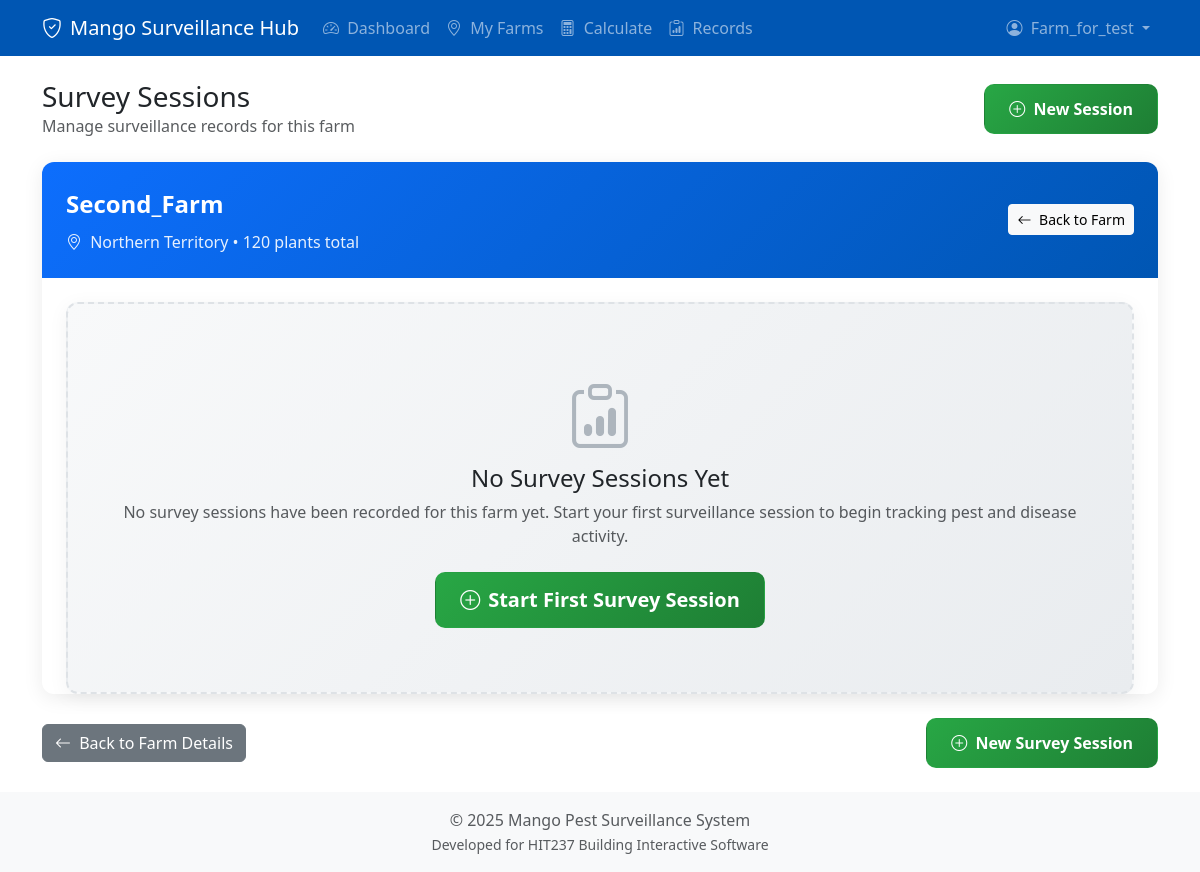
The page /farms/2/sessions/ (signed in) on the database its author committed.
### core/models.py (models this page shows, shortened)
class Farm(models.Model):
    owner = models.ForeignKey(Grower, on_delete=models.CASCADE, related_name='farms', db_index=True)
    name = models.CharField(max_length=100, db_index=True)
    region = models.ForeignKey(Region, on_delete=models.SET_NULL, null=True, blank=True, related_name='farms')
    size_hectares = models.DecimalField(max_digits=10, decimal_places=2, null=True, blank=True)
    stocking_rate = models.IntegerField(null=True, blank=True)
    plant_type = models.ForeignKey(PlantType, on_delete=models.SET_NULL, null=True, blank=True, related_name='farms')
    geoscape_address_id = models.CharField(max_length=50, blank=True, null=True, unique=True, db_index=True)
    formatted_address = models.CharField(max_length=500, blank=True, null=True)
    boundary = models.JSONField(null=True, blank=True)
    class Meta:
        ordering = ['name']
        indexes = [
            models.Index(fields=['name']),
            models.Index(fields=['owner']),
            models.Index(fields=['plant_type']),
            models.Index(fields=['region']),
            models.Index(fields=['geoscape_address_id']),
        ]
    def total_plants(self):
        if self.size_hectares is None or self.stocking_rate is None:
            return None
        return int(float(self.size_hectares) * self.stocking_rate)

class Region(models.Model):
    name = models.CharField(max_length=100, unique=True)
    climate_zone = models.CharField(max_length=50, blank=True, null=True)
    state_abbreviation = models.CharField(
        max_length=3,
        blank=True,
        null=True,
        help_text="State/Territory abbreviation (e.g., NT, QLD, WA)"
    )

### core/views.py (the view)
# urls.py: path('farms/<int:farm_id>/sessions/', views.survey_session_list_view, name='survey_session_list'),
@login_required
def survey_session_list_view(request, farm_id):
    farm = get_object_or_404(Farm, id=farm_id, owner=request.user.grower_profile)
    sessions = SurveySession.objects.filter(farm=farm).annotate(
        observation_count=Count('observations', filter=models.Q(observations__status='completed'))
    ).order_by('-start_time')
    context = {
        'farm': farm,
        'sessions': sessions,
    }
    return render(request, 'core/survey_session_list.html', context)

### core/templates/core/survey_session_list.html (shortened to what this page needs)
{% extends 'core/base.html' %}
{% block content %}
<div class="d-flex justify-content-between align-items-center mb-4">
    <div>
        <h3 class="mb-0">Survey Sessions</h3>
        <p class="text-muted mb-0">Manage surveillance records for this farm</p>
    </div>
    <a href="{% url 'core:start_survey_session' farm.id %}" class="btn btn-new-session">
        <i class="bi bi-plus-circle me-1"></i> New Session
    </a>
</div>
<div class="sessions-card">
    <div class="farm-info-header">
        <div class="d-flex justify-content-between align-items-center">
            <div>
                <div class="farm-title">{{ farm.name }}</div>
                <div class="farm-subtitle">
                    <i class="bi bi-geo-alt me-1"></i>
                    {{ farm.region.name|default:"No region set" }} •
                    {{ farm.total_plants|default:"?" }} plants total
                </div>
            </div>
            <div class="text-end">
                <a href="{% url 'core:farm_detail' farm.id %}" class="btn btn-light btn-sm">
                    <i class="bi bi-arrow-left me-1"></i> Back to Farm
                </a>
            </div>
        </div>
    </div>
    <div class="card-body p-0">
        {% if sessions %}
            <div class="d-none d-md-block p-4">
                <div class="table-responsive">
                    <table class="table sessions-table mb-0">
                        <thead>
                            <tr>
                                <th><i class="bi bi-calendar3 me-1"></i>Session Date</th>
                                <th><i class="bi bi-clock me-1"></i>Duration</th>
                                <th><i class="bi bi-binoculars me-1"></i>Observations</th>
                                <th><i class="bi bi-person me-1"></i>Surveyor</th>
                                <th class="text-end"><i class="bi bi-gear me-1"></i>Actions</th>
                            </tr>
                        </thead>
                        <tbody>
                            {% for session in sessions %}
                                <tr>
                                    <td>
                                        <div class="fw-bold">{{ session.start_time|date:"M j, Y" }}</div>
                                        <small class="text-muted">{{ session.start_time|date:"P" }} - {{ session.end_time|date:"P"|default:"Ongoing" }}</small>
                                    </td>
                                    <td>
                                        {% if session.duration %}
                                            <span class="fw-medium">{{ session.duration }} min</span>
                                        {% else %}
                                            <span class="text-muted">N/A</span>
                                        {% endif %}
                                    </td>
                                    <td>
                                        <span class="obs-count-badge">
                                            <i class="bi bi-eye me-1"></i>{{ session.observation_count }}
                                        </span>
                                    </td>
                                    <td>{{ session.surveyor.username }}</td>
                                    <td class="text-end">
                                        <a href="{% url 'core:survey_session_detail' session.session_id %}" class="action-btn btn-view">
                                            <i class="bi bi-eye-fill"></i> View Details
                                        </a>
                                        <button type="button" class="action-btn btn-delete"
                                                data-bs-toggle="modal" data-bs-target="#deleteModal"
                                                data-session-id="{{ session.session_id }}"
                                                data-session-date="{{ session.start_time|date:'M j, Y' }}">
                                            <i class="bi bi-trash"></i> Delete
                                        </button>
                                    </td>
                                </tr>
                            {% endfor %}
                        </tbody>
                    </table>
                </div>
            </div>
            <div class="d-md-none p-3">
                {% for session in sessions %}
                <div class="session-item">
                    <div class="session-header">
                        <div class="d-flex justify-content-between align-items-start">
                            <div>
                                <h6 class="mb-1 fw-bold">{{ session.start_time|date:"M j, Y" }}</h6>
                                <small class="text-muted">{{ session.start_time|date:"P" }} - {{ session.end_time|date:"P"|default:"Ongoing" }}</small>
                            </div>
                            <span class="session-status status-completed">
                                <i class="bi bi-check-circle-fill"></i>Complete
                            </span>
                        </div>
                    </div>
                    <div class="session-body">
                        <div class="info-row">
                            <span class="info-label">Observations:</span>
                            <span class="info-value">{{ session.observation_count }} plants</span>
                        </div>
                        <div class="info-row">
                            <span class="info-label">Duration:</span>
                            <span class="info-value">{{ session.duration|default:"N/A" }} minutes</span>
                        </div>
                        <div class="info-row">
                            <span class="info-label">Surveyor:</span>
                            <span class="info-value">{{ session.surveyor.username }}</span>
                        </div>
                        <div class="mt-3 d-flex gap-2">
                            <a href="{% url 'core:survey_session_detail' session.session_id %}" class="action-btn btn-view flex-grow-1 justify-content-center">
                                <i class="bi bi-eye-fill"></i> View Details
                            </a>
                            <button type="button" class="action-btn btn-delete"
                                    data-bs-toggle="modal" data-bs-target="#deleteModal"
                                    data-session-id="{{ session.session_id }}"
                                    data-session-date="{{ session.start_time|date:'M j, Y' }}">
                                <i class="bi bi-trash"></i>
                            </button>
                        </div>
                    </div>
                </div>
                {% endfor %}
            </div>
        {% else %}
            <div class="empty-state m-4">
                <i class="bi bi-clipboard-data empty-state-icon"></i>
                <h4>No Survey Sessions Yet</h4>
                <p class="text-muted mb-4">No survey sessions have been recorded for this farm yet. Start your first surveillance session to begin tracking pest and disease activity.</p>
                <a href="{% url 'core:start_survey_session' farm.id %}" class="btn btn-new-session btn-lg">
                    <i class="bi bi-plus-circle me-2"></i>Start First Survey Session
                </a>
            </div>
        {% endif %}
    </div>
</div>
<div class="d-flex justify-content-between align-items-center mt-4">
    <a href="{% url 'core:farm_detail' farm.id %}" class="btn btn-secondary">
        <i class="bi bi-arrow-left me-1"></i> Back to Farm Details
    </a>
    <a href="{% url 'core:start_survey_session' farm.id %}" class="btn btn-new-session">
        <i class="bi bi-plus-circle me-1"></i> New Survey Session
    </a>
</div>
{% endblock %}

### core/templates/core/base.html (shortened to what this page needs)
<!DOCTYPE html>
<html lang="en">
<head>
    <link href="https://cdn.jsdelivr.net/npm/bootstrap@5.3.3/dist/css/bootstrap.min.css" rel="stylesheet">
    <link rel="stylesheet" href="https://cdn.jsdelivr.net/npm/bootstrap-icons@1.11.3/font/bootstrap-icons.min.css">
</head>
<body class="d-flex flex-column min-vh-100">
    <nav class="navbar navbar-expand-lg navbar-dark fixed-top" style="background-color: var(--primary-color);">
        <div class="container">
            <a class="navbar-brand d-flex align-items-center" href="{% url 'core:dashboard' %}">
                <i class="bi bi-shield-check me-2"></i>
                Mango Surveillance Hub
            </a>
            <div class="collapse navbar-collapse" id="navbarNav">
                {% if user.is_authenticated %}
                <ul class="navbar-nav me-auto mb-2 mb-lg-0">
                    <li class="nav-item">
                        <a class="nav-link {% if request.resolver_match.url_name == 'dashboard' %}active{% endif %}" href="{% url 'core:dashboard' %}">
                            <i class="bi bi-speedometer2 me-1"></i> Dashboard
                        </a>
                    </li>
                    <li class="nav-item">
                        <a class="nav-link {% if request.resolver_match.url_name == 'myfarms' %}active{% endif %}" href="{% url 'core:myfarms' %}">
                            <i class="bi bi-geo-alt me-1"></i> My Farms
                        </a>
                    </li>
                    <li class="nav-item">
                        <a class="nav-link {% if request.resolver_match.url_name == 'calculator' %}active{% endif %}" href="{% url 'core:calculator' %}">
                            <i class="bi bi-calculator me-1"></i> Calculate
                        </a>
                    </li>
                    <li class="nav-item">
                        <a class="nav-link {% if request.resolver_match.url_name == 'record_list' %}active{% endif %}" href="{% url 'core:record_list' %}">
                            <i class="bi bi-clipboard-data me-1"></i> Records
                        </a>
                    </li>
                </ul>
                <ul class="navbar-nav ms-auto mb-2 mb-lg-0">
                    <li class="nav-item dropdown">
                        <a class="nav-link dropdown-toggle" href="#" id="navbarDropdownAccount" role="button" data-bs-toggle="dropdown" aria-expanded="false">
                            <i class="bi bi-person-circle me-1"></i> {{ user.username }}
                        </a>
                    </li>
                </ul>
                {% endif %}
            </div>
        </div>
    </nav>
    <div class="container my-4">
        <main>
            {% block content %}
            {% endblock %}
        </main>
    </div>
    <footer class="mt-auto py-3 bg-light text-center">
        <div class="container">
            <span class="text-muted">© {% now "Y" %} Mango Pest Surveillance System</span><br>
            <small class="text-muted">Developed for HIT237 Building Interactive Software</small>
        </div>
    </footer>
</body>
</html>

### core/templates/core/base.html (style rules this page uses)
body { padding-top: 56px; }
:root { --primary-color: #0056b3; --secondary-color: #198754; --accent-color: #fd7e14; --light-bg: #f8f9fa; --card-border: #e9ecef; --card-shadow: 0 0.125rem 0.25rem rgba(0, 0, 0, 0.075); --card-shadow-hover: 0 0.5rem 1rem rgba(0, 0, 0, 0.15); }

### core/templates/core/survey_session_list.html (style rules this page uses)
.sessions-card { border-radius: 12px; border: none; box-shadow: 0 4px 20px rgba(0,0,0,0.08); transition: all 0.3s ease; margin-bottom: 1.5rem; }
.farm-info-header { background: linear-gradient(135deg, #0d6efd, #0056b3); color: white; border-radius: 12px 12px 0 0; padding: 1.5rem; }
.farm-title { font-size: 1.5rem; font-weight: 700; margin-bottom: 0.5rem; }
.farm-subtitle { opacity: 0.9; font-size: 1rem; }
.btn-new-session { background: linear-gradient(135deg, #28a745, #1e7e34); color: white; padding: 0.75rem 1.5rem; font-weight: 600; border-radius: 10px; }
.empty-state { text-align: center; padding: 4rem 2rem; background: linear-gradient(135deg, #f8f9fa, #e9ecef); border-radius: 12px; box-shadow: 0 4px 20px rgba(0,0,0,0.05); border: 2px dashed #dee2e6; }
.empty-state-icon { font-size: 4rem; color: #adb5bd; margin-bottom: 1.5rem; }

### rows shown on the page
Farm: name "Second_Farm", region.name "Northern Territory", total_plants "120"

### other values the page prints
{{ user.username }} "Farm_for_test"
